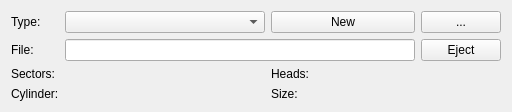
           <widget class="QWidget" name="IDC_HDPANEL_0">
            <layout class="QGridLayout" name="hdPanel0Layout">
             <item row="0" column="0">
              <widget class="QLabel" name="IDC_HDD_LABEL_0">
               <property name="text">
                <string>Type:</string>
               </property>
              </widget>
             </item>
             <item row="0" column="1">
              <widget class="QComboBox" name="IDC_COMBODRIVETYPE_0">
               <property name="minimumSize">
                <size>
                 <width>200</width>
                 <height>0</height>
                </size>
               </property>
              </widget>
             </item>
             <item row="0" column="2">
              <widget class="QPushButton" name="IDC_NEW_0">
               <property name="toolTip">
                <string>New</string>
               </property>
               <property name="text">
                <string>New</string>
               </property>
              </widget>
             </item>
             <item row="0" column="3">
              <widget class="QPushButton" name="IDC_FILE_0">
               <property name="toolTip">
                <string>Browse</string>
               </property>
               <property name="text">
                <string>...</string>
               </property>
              </widget>
             </item>
             <item row="1" column="0">
              <widget class="QLabel" name="IDC_HDD_LABEL_1">
               <property name="text">
                <string>File:</string>
               </property>
              </widget>
             </item>
             <item row="1" column="1" colspan="2">
              <widget class="QLineEdit" name="IDC_EDIT_FN_0">
               <property name="minimumSize">
                <size>
                 <width>350</width>
                 <height>0</height>
                </size>
               </property>
               <property name="readOnly">
                <bool>true</bool>
               </property>
              </widget>
             </item>
             <item row="1" column="3">
              <widget class="QPushButton" name="IDC_EJECT_0">
               <property name="toolTip">
                <string>Eject</string>
               </property>
               <property name="text">
                <string>Eject</string>
               </property>
              </widget>
             </item>
             <item row="2" column="0">
              <widget class="QLabel" name="IDC_HDD_LABEL_2">
               <property name="text">
                <string>Sectors:</string>
               </property>
              </widget>
             </item>
             <item row="2" column="1">
              <widget class="QLabel" name="IDC_EDIT_SPT_0">
               <property name="text">
                <string/>
               </property>
              </widget>
             </item>
             <item row="2" column="2">
              <widget class="QLabel" name="IDC_HDD_LABEL_3">
               <property name="text">
                <string>Heads:</string>
               </property>
              </widget>
             </item>
             <item row="2" column="3">
              <widget class="QLabel" name="IDC_EDIT_HPC_0">
               <property name="text">
                <string/>
               </property>
              </widget>
             </item>
             <item row="3" column="0">
              <widget class="QLabel" name="IDC_HDD_LABEL_4">
               <property name="text">
                <string>Cylinder:</string>
               </property>
              </widget>
             </item>
             <item row="3" column="1">
              <widget class="QLabel" name="IDC_EDIT_CYL_0">
               <property name="text">
                <string/>
               </property>
              </widget>
             </item>
             <item row="3" column="2">
              <widget class="QLabel" name="IDC_HDD_LABEL_5">
               <property name="text">
                <string>Size:</string>
               </property>
              </widget>
             </item>
             <item row="3" column="3">
              <widget class="QLabel" name="IDC_TEXT_SIZE_0">
               <property name="text">
                <string/>
               </property>
              </widget>
             </item>
            </layout>
           </widget>
